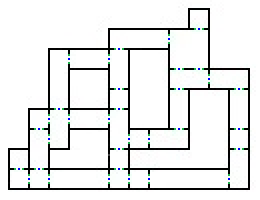
%> input picture MATLAB/2DAStar/Network Based AStar/RoomExample.png, 130 x 100 px (shown 2 times larger)
$ octave Main.m   (GNU Octave 9; MATLAB toolbox functions it lacks are replaced by stand-ins)
%> lines starting %> are read from the running program, lines starting %| are printed output that depends on the picture
### MATLAB/2DAStar/Network Based AStar/ImageImportRooms.m
MAP.im = imread('RoomExample.png','png');
%> MAP.im is the input picture: size 100x130x3 uint8; mean R, G, B 232.1, 233.2, 233.2

MAP.Size = size(MAP.im);
%> MAP.Size = [100 130 3]

figure(1)
    image(MAP.im)
    hold on

### MATLAB/2DAStar/Network Based AStar/Main.m
clc;
clear;
close;

% need to import an image of the rooms that are chosen
ImageImportRooms
Node.Count = 1;
% Generate the nodes more easily based off the image (for testing purposes, the main loop of the function just needs some network to be fed)
for i = 1:MAP.Size(1)
for j = 1:MAP.Size(2)
    if MAP.im(i,j,2) < 20 && MAP.im(i,j,3) > 150
    Node.Points(Node.Count,:) = [j,i];
    Node.Count = Node.Count + 1;
    end
end
end
%> this loop made 100 passes
%> after the loop, Node = {Count 34}; Node.Count = 34
Node.Count = Node.Count - 1;
%> Node.Count = 33
clear i j
figure(1)
    scatter(Node.Points(:,1),Node.Points(:,2))
    hold on
    xlabel('x')
    ylabel('y')
Node.Connections = [1,2;
                    1,6;
                    1,7;
                    2,3;
                    2,6;
                    2,7;
                    3,5;
                    3,9;
                    4,12;
                    4,5;
                    5,9;
                    6,8;
                    6,10;
                    7,8;
                    7,10;
                    8,10;
                    8,11;
                    9,13;
                    10,18;
                    11,19;
                    12,14;
                    12,15;
                    12,20;
                    13,16;
                    13,21;
                    13,23;
                    14,15;
                    14,17;
                    15,16;
                    15,20;
                    16,21;
                    16,23;
                    17,20;
                    17,26;
                    18,22;
                    19,24;
                    20,26;
                    21,22;
                    21,23;
                    23,27;
                    24,33;
                    25,28;
                    26,28;
                    26,29;
                    27,30;
                    27,31;
                    28,29;
                    29,30;
                    30,31;
                    31,32;
                    32,33];

a = size(Node.Connections);
%> a = [51 2]
for i = 1:a(1)
figure(1)
    p1 = plot([Node.Points(Node.Connections(i,1),1),Node.Points(Node.Connections(i,2),1)],[Node.Points(Node.Connections(i,1),2),Node.Points(Node.Connections(i,2),2)],'b');


    hold on
end
%> this loop made 51 passes
clear i a

Node.Start = 28;
Node.End = 1;

figure(1)
    scatter([Node.Points(Node.Start,1),Node.Points(Node.End,1)],[Node.Points(Node.Start,2),Node.Points(Node.End,2)],'green','filled')
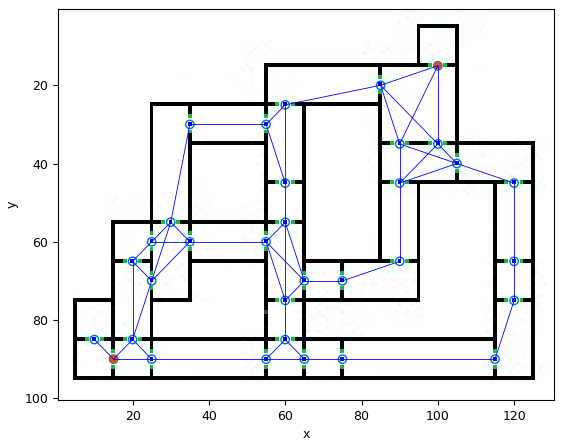
%> figure redrawn from the program's plot data
hold on

% Initialize variables
Node.G_Scores = MAP.Size(1)*MAP.Size(2)*ones(Node.Count,1);
Node.H_Scores = zeros(Node.Count,1);
Node.Costs = MAP.Size(1)*MAP.Size(2)*ones(Node.Count,1);
Node.Visited = zeros(Node.Count,1);
Node.Parent = zeros(Node.Count,1);
Node.Parent(Node.Start) = Node.Start;
Node.Current = Node.Start;
%> Node.Current = 28
Node.G_Scores(Node.Current) = 0;
% the following is the A Star Algorithm, may want to set it up such that we can call the scrpit on its own

while Node.Visited(Node.End) ~= 1
    [a,b] = find(Node.Connections == Node.Current);
    [numNeighbors,~] = size(a);
    Node.EdgeIndex = [a,b];
    for i = 1:numNeighbors
        if Node.EdgeIndex(i,2) == 1
            Node.EdgeIndex(i,2) = 2;
        elseif Node.EdgeIndex(i,2) == 2
            Node.EdgeIndex(i,2) = 1;
        end
        Node.Neighbors(i) = Node.Connections(Node.EdgeIndex(i,1),Node.EdgeIndex(i,2));
    end

    % we now have our neighbor and can start calculating and assigning costs
    for i = 1:numNeighbors
        [Temp.Cost,Temp.G_Score,Node.H_Scores(Node.Current)]....
            = Cost_Function(Node.Points(Node.Current,:)...
                           ,Node.Points(Node.Neighbors(i),:)...
                           ,Node.G_Scores(Node.Current)...
                           ,Node.Points(Node.End,:));

        if Node.G_Scores(Node.Neighbors(i)) > Temp.G_Score
            Node.Costs(Node.Neighbors(i)) = Temp.Cost;
            Node.G_Scores(Node.Neighbors(i)) = Temp.G_Score;
            Node.Parent(Node.Neighbors(i)) = Node.Current;
        end
    end
    Node.Visited(Node.Current) = 1;
    clear a b i

    % Determine Next Point
    a = 1;
%> (the run ends here)
